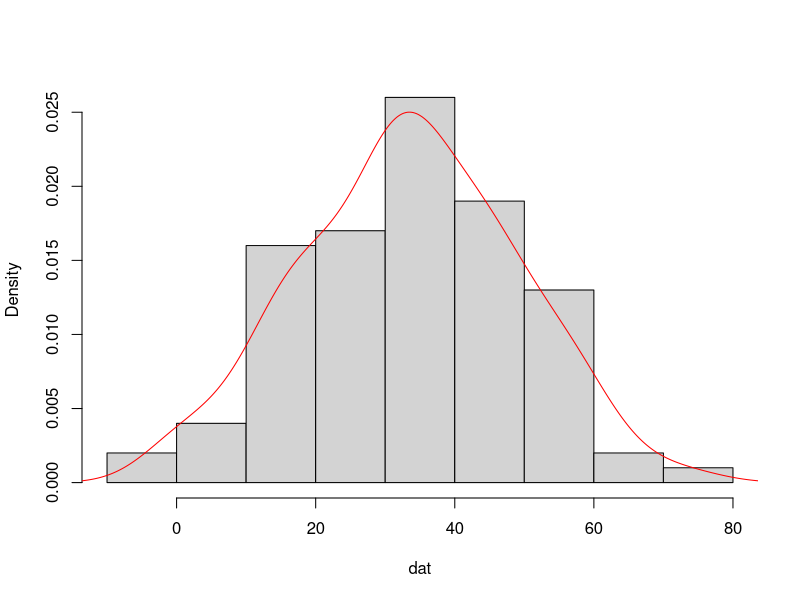
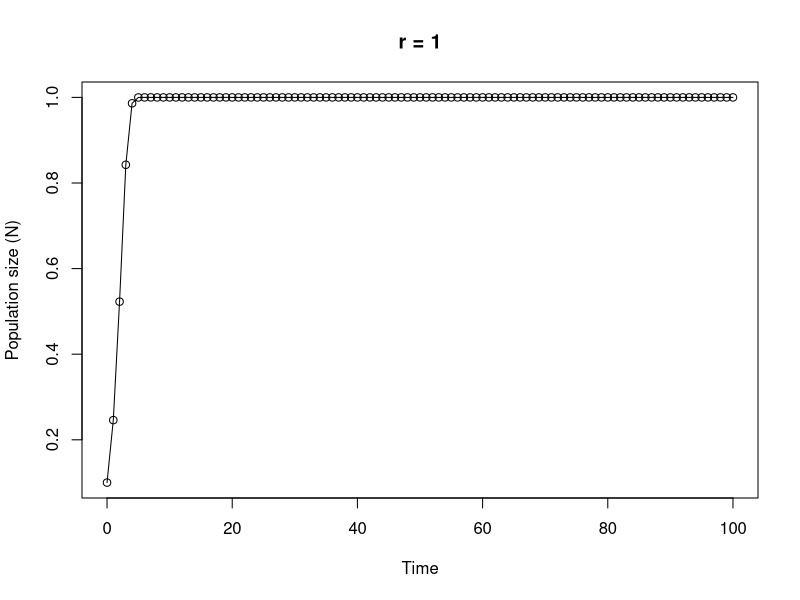

Recreate these plots in R, in order.
## ---- chunk 1
knitr::opts_chunk$set(echo=TRUE, message = FALSE, warning = FALSE, eval = FALSE, cache = FALSE)
SOLUTIONS <- TRUE
## ---- chunk 2

# area of a circle
# the equation to calculate the area of a circle is pi * radius^2

circle.area <- function(d){ 
	pi * (d/2)^2
}

# to use your new function

circle.area(10)
# [1] 78.53982

# to test on a vector of diameters
# first create a vector with diameters ranging from 0 to 50 in steps of 10

cir.diam <- seq(from = 0, to = 50, by = 10)

# test your function

circle.area(cir.diam)
# [1]    0.00000   78.53982  314.15927  706.85835 1256.63706 1963.49541
## ---- chunk 3

far.cent <- function(a){
	val <- (a-32)*5/9
	print(paste("Fahrenheit: ", round(a, digits = 3), "oF",sep = " "), quote = FALSE)# round 3dp
	print(paste("Centigrade: ", round(val, digits = 3), "oC", sep = " "), quote = FALSE)# round 3dp
}

# alternative Fahrenheit to centigrade using cat function

far.cent2 <- function(a){
	val <- (a - 32) * 5/9	#calculation
	cat("Fahrenheit: ", round(a, digits = 3), "oF", "\n")   # use cat function
	cat("Centigrade: ", round(val, digits = 3), "oC", "\n")   
}
## ---- chunk 4

# Create a vector of normally distributed data
# length 100, mean 35 and standard deviation of 29

vals <- rnorm(100, 35, 15)	# create some norm dist data mean 35, sd = 15

summary.fun <- function(dat){
	mymean <- round(mean(dat), digits = 4)      	# calc mean
	mymedian <- round(median(dat), digits = 4)    # calc median
	mymin <- round(min(dat), digits = 4)          # calc min
	mymax <- round(max(dat), digits = 4)          # calc max
	print(paste("mean:", mymean, sep = " "), quote = FALSE)     # print mean
	print(paste("median:", mymedian, sep = " "), quote = FALSE)     # print median
	print(paste("range:", "from:", mymin, "to", mymax, sep = " "), quote = FALSE) 
	dens <- density(dat)                          # estimate density curve
	hist(dat, main = "",type = "l",freq = FALSE)  # plot histogram
	lines(dens, lty = 1, col = "red")             # plot density curve
}

# use the function
summary.fun(vals)
## ---- chunk 5

# calculate a median

ourmedian <- function(x){
	n <- length(x)
	if (n %% 2 == 1)      # odd numbers
	  sort(x)[(n + 1)/2]  # find the middle number by adding 1 to length and div 2
	else {                # even numbers
	  middletwo <- sort(x)[(n/2) + 0:1]   #find the two middle numbers
	  mean(middletwo)
	  }
}

# use the function
mydat <- sample(1:50, size = 10, replace = TRUE )

# our function
ourmedian(mydat)

# R median function
median(mydat)
## ---- chunk 6

# function to simulate Ricker model

Ricker.model <- function(nzero, r, time, K=1){     # sets initial parameters
  N <- numeric(time + 1)    # creates a real vector of length time+1 to store values of Nt+1
  N[1] <- nzero             # sets initial population size in first element of N
  for (i in 1:time) {				# loops over time
      N[i+1] <- N[i]*exp(r*(1 - N[i]/K))    
  }
  Time <- 0:time   					 # creates vector for x axis
  plot(Time, N, type = "o", xlim = c(0, time), xlab = "Time", ylab = "Population size (N)", main = paste("r =", r, sep=" "))   # plots     output
}

# To run
# play around with the different parameters, especially r
Ricker.model(nzero=0.1,r=1,time=100)
